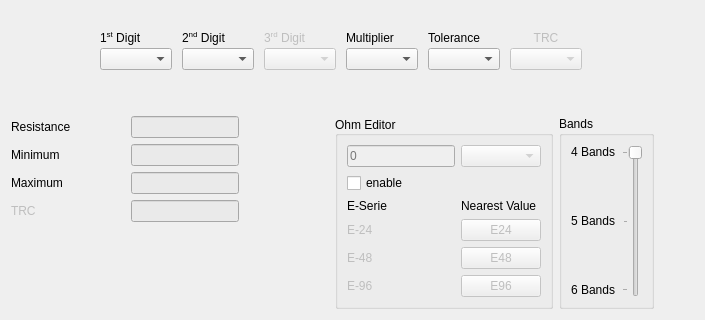
      <widget class="QWidget" name="tab_4b">
       <attribute name="title">
        <string>Color Bands</string>
       </attribute>
       <layout class="QVBoxLayout" name="verticalLayout_2">
        <item>
         <layout class="QHBoxLayout" name="horizontalLayout_4b_svg">
          <property name="bottomMargin">
           <number>20</number>
          </property>
         </layout>
        </item>
        <item>
         <layout class="QGridLayout" name="gridLayout_2" columnstretch="10,0,0,0,0,0,0,0">
          <property name="horizontalSpacing">
           <number>10</number>
          </property>
          <property name="verticalSpacing">
           <number>3</number>
          </property>
          <item row="0" column="3">
           <widget class="QLabel" name="label_50">
            <property name="enabled">
             <bool>false</bool>
            </property>
            <property name="text">
             <string>&lt;html&gt;&lt;head/&gt;&lt;body&gt;&lt;p&gt;3&lt;span style=&quot; vertical-align:super;&quot;&gt;rd&lt;/span&gt; Digit&lt;/p&gt;&lt;/body&gt;&lt;/html&gt;</string>
            </property>
            <property name="textFormat">
             <enum>Qt::TextFormat::RichText</enum>
            </property>
           </widget>
          </item>
          <item row="4" column="0">
           <spacer name="horizontalSpacer_20">
            <property name="orientation">
             <enum>Qt::Orientation::Horizontal</enum>
            </property>
            <property name="sizeHint" stdset="0">
             <size>
              <width>40</width>
              <height>20</height>
             </size>
            </property>
           </spacer>
          </item>
          <item row="4" column="1">
           <widget class="QComboBox" name="comboBox_1d">
            <property name="sizePolicy">
             <sizepolicy hsizetype="Expanding" vsizetype="Fixed">
              <horstretch>0</horstretch>
              <verstretch>0</verstretch>
             </sizepolicy>
            </property>
           </widget>
          </item>
          <item row="0" column="2">
           <widget class="QLabel" name="label_4">
            <property name="text">
             <string>&lt;html&gt;&lt;head/&gt;&lt;body&gt;&lt;p&gt;2&lt;span style=&quot; vertical-align:super;&quot;&gt;nd&lt;/span&gt; Digit&lt;/p&gt;&lt;/body&gt;&lt;/html&gt;</string>
            </property>
            <property name="textFormat">
             <enum>Qt::TextFormat::RichText</enum>
            </property>
           </widget>
          </item>
          <item row="0" column="4">
           <widget class="QLabel" name="label_12">
            <property name="text">
             <string>Multiplier</string>
            </property>
           </widget>
          </item>
          <item row="4" column="3">
           <widget class="QComboBox" name="comboBox_3d">
            <property name="enabled">
             <bool>false</bool>
            </property>
           </widget>
          </item>
          <item row="4" column="5">
           <widget class="QComboBox" name="comboBox_t">
            <property name="sizePolicy">
             <sizepolicy hsizetype="Expanding" vsizetype="Fixed">
              <horstretch>0</horstretch>
              <verstretch>0</verstretch>
             </sizepolicy>
            </property>
           </widget>
          </item>
          <item row="4" column="4">
           <widget class="QComboBox" name="comboBox_m">
            <property name="sizePolicy">
             <sizepolicy hsizetype="Expanding" vsizetype="Fixed">
              <horstretch>0</horstretch>
              <verstretch>0</verstretch>
             </sizepolicy>
            </property>
           </widget>
          </item>
          <item row="4" column="2">
           <widget class="QComboBox" name="comboBox_2d">
            <property name="sizePolicy">
             <sizepolicy hsizetype="Expanding" vsizetype="Fixed">
              <horstretch>0</horstretch>
              <verstretch>0</verstretch>
             </sizepolicy>
            </property>
           </widget>
          </item>
          <item row="4" column="7">
           <spacer name="horizontalSpacer">
            <property name="orientation">
             <enum>Qt::Orientation::Horizontal</enum>
            </property>
            <property name="sizeHint" stdset="0">
             <size>
              <width>112</width>
              <height>20</height>
             </size>
            </property>
           </spacer>
          </item>
          <item row="0" column="5">
           <widget class="QLabel" name="label_5">
            <property name="text">
             <string>Tolerance</string>
            </property>
           </widget>
          </item>
          <item row="0" column="1">
           <widget class="QLabel" name="label_3">
            <property name="text">
             <string>&lt;html&gt;&lt;head/&gt;&lt;body&gt;&lt;p&gt;1&lt;span style=&quot; vertical-align:super;&quot;&gt;st&lt;/span&gt; Digit&lt;/p&gt;&lt;/body&gt;&lt;/html&gt;</string>
            </property>
            <property name="textFormat">
             <enum>Qt::TextFormat::RichText</enum>
            </property>
           </widget>
          </item>
          <item row="4" column="6">
           <widget class="QComboBox" name="comboBox_trc">
            <property name="enabled">
             <bool>false</bool>
            </property>
           </widget>
          </item>
          <item row="0" column="6">
           <widget class="QLabel" name="label_53">
            <property name="enabled">
             <bool>false</bool>
            </property>
            <property name="text">
             <string>TRC</string>
            </property>
            <property name="alignment">
             <set>Qt::AlignmentFlag::AlignCenter</set>
            </property>
           </widget>
          </item>
         </layout>
        </item>
        <item>
         <spacer name="verticalSpacer_3">
          <property name="orientation">
           <enum>Qt::Orientation::Vertical</enum>
          </property>
          <property name="sizeHint" stdset="0">
           <size>
            <width>20</width>
            <height>40</height>
           </size>
          </property>
         </spacer>
        </item>
        <item>
         <layout class="QHBoxLayout" name="horizontalLayout_3">
          <property name="sizeConstraint">
           <enum>QLayout::SizeConstraint::SetMinimumSize</enum>
          </property>
          <item>
           <layout class="QGridLayout" name="gridLayout">
            <property name="sizeConstraint">
             <enum>QLayout::SizeConstraint::SetNoConstraint</enum>
            </property>
            <property name="horizontalSpacing">
             <number>10</number>
            </property>
            <property name="verticalSpacing">
             <number>6</number>
            </property>
            <item row="0" column="0">
             <widget class="QLabel" name="label">
              <property name="text">
               <string>Resistance</string>
              </property>
             </widget>
            </item>
            <item row="2" column="1">
             <widget class="QLabel" name="label_t_max_4b">
              <property name="text">
               <string/>
              </property>
             </widget>
            </item>
            <item row="1" column="2">
             <widget class="QLineEdit" name="lineEdit_resistance_min_4b">
              <property name="sizePolicy">
               <sizepolicy hsizetype="Minimum" vsizetype="Minimum">
                <horstretch>0</horstretch>
                <verstretch>0</verstretch>
               </sizepolicy>
              </property>
              <property name="styleSheet">
               <string notr="true">background-color: rgb(234, 234, 234);</string>
              </property>
              <property name="alignment">
               <set>Qt::AlignmentFlag::AlignCenter</set>
              </property>
              <property name="readOnly">
               <bool>true</bool>
              </property>
             </widget>
            </item>
            <item row="1" column="0">
             <widget class="QLabel" name="label_2">
              <property name="text">
               <string>Minimum</string>
              </property>
             </widget>
            </item>
            <item row="2" column="0">
             <widget class="QLabel" name="label_11">
              <property name="text">
               <string>Maximum</string>
              </property>
             </widget>
            </item>
            <item row="0" column="1">
             <widget class="QLabel" name="label_t_4b">
              <property name="sizePolicy">
               <sizepolicy hsizetype="Expanding" vsizetype="Minimum">
                <horstretch>0</horstretch>
                <verstretch>0</verstretch>
               </sizepolicy>
              </property>
              <property name="minimumSize">
               <size>
                <width>40</width>
                <height>0</height>
               </size>
              </property>
              <property name="text">
               <string/>
              </property>
             </widget>
            </item>
            <item row="0" column="3">
             <widget class="QLabel" name="label_resistance_4b">
              <property name="sizePolicy">
               <sizepolicy hsizetype="Fixed" vsizetype="Minimum">
                <horstretch>0</horstretch>
                <verstretch>0</verstretch>
               </sizepolicy>
              </property>
              <property name="minimumSize">
               <size>
                <width>80</width>
                <height>0</height>
               </size>
              </property>
              <property name="font">
               <font>
                <pointsize>14</pointsize>
               </font>
              </property>
              <property name="text">
               <string/>
              </property>
              <property name="textFormat">
               <enum>Qt::TextFormat::PlainText</enum>
              </property>
             </widget>
            </item>
            <item row="0" column="2">
             <widget class="QLineEdit" name="lineEdit_resistance_4b">
              <property name="sizePolicy">
               <sizepolicy hsizetype="Minimum" vsizetype="Minimum">
                <horstretch>0</horstretch>
                <verstretch>0</verstretch>
               </sizepolicy>
              </property>
              <property name="minimumSize">
               <size>
                <width>0</width>
                <height>0</height>
               </size>
              </property>
              <property name="styleSheet">
               <string notr="true">background-color: rgb(234, 234, 234);</string>
              </property>
              <property name="alignment">
               <set>Qt::AlignmentFlag::AlignCenter</set>
              </property>
              <property name="readOnly">
               <bool>true</bool>
              </property>
             </widget>
            </item>
            <item row="4" column="0">
             <spacer name="verticalSpacer_2">
              <property name="orientation">
               <enum>Qt::Orientation::Vertical</enum>
              </property>
              <property name="sizeHint" stdset="0">
               <size>
                <width>20</width>
                <height>40</height>
               </size>
              </property>
             </spacer>
            </item>
            <item row="1" column="1">
             <widget class="QLabel" name="label_t_min_4b">
              <property name="text">
               <string/>
              </property>
             </widget>
            </item>
            <item row="2" column="2">
             <widget class="QLineEdit" name="lineEdit_resistance_max_4b">
              <property name="sizePolicy">
               <sizepolicy hsizetype="Minimum" vsizetype="Minimum">
                <horstretch>0</horstretch>
                <verstretch>0</verstretch>
               </sizepolicy>
              </property>
              <property name="styleSheet">
               <string notr="true">background-color: rgb(234, 234, 234);</string>
              </property>
              <property name="alignment">
               <set>Qt::AlignmentFlag::AlignCenter</set>
              </property>
              <property name="readOnly">
               <bool>true</bool>
              </property>
             </widget>
            </item>
            <item row="3" column="0">
             <widget class="QLabel" name="label_trc">
              <property name="enabled">
               <bool>false</bool>
              </property>
              <property name="text">
               <string>TRC</string>
              </property>
             </widget>
            </item>
            <item row="3" column="2">
             <widget class="QLineEdit" name="lineEdit_6b">
              <property name="enabled">
               <bool>false</bool>
              </property>
              <property name="styleSheet">
               <string notr="true">background-color: rgb(234, 234, 234);</string>
              </property>
              <property name="alignment">
               <set>Qt::AlignmentFlag::AlignCenter</set>
              </property>
              <property name="readOnly">
               <bool>true</bool>
              </property>
             </widget>
            </item>
           </layout>
          </item>
          <item>
           <widget class="QGroupBox" name="groupBox">
            <property name="sizePolicy">
             <sizepolicy hsizetype="Expanding" vsizetype="Expanding">
              <horstretch>0</horstretch>
              <verstretch>0</verstretch>
             </sizepolicy>
            </property>
            <property name="title">
             <string>Ohm Editor</string>
            </property>
            <property name="alignment">
             <set>Qt::AlignmentFlag::AlignLeading|Qt::AlignmentFlag::AlignLeft|Qt::AlignmentFlag::AlignVCenter</set>
            </property>
            <layout class="QGridLayout" name="gridLayout_7">
             <item row="3" column="0">
              <widget class="QLabel" name="label_e24">
               <property name="enabled">
                <bool>false</bool>
               </property>
               <property name="text">
                <string>E-24</string>
               </property>
              </widget>
             </item>
             <item row="0" column="0">
              <widget class="QLineEdit" name="lineEdit_ohm_4b">
               <property name="enabled">
                <bool>false</bool>
               </property>
               <property name="sizePolicy">
                <sizepolicy hsizetype="Minimum" vsizetype="Minimum">
                 <horstretch>0</horstretch>
                 <verstretch>0</verstretch>
                </sizepolicy>
               </property>
               <property name="inputMask">
                <string/>
               </property>
               <property name="maxLength">
                <number>32767</number>
               </property>
               <property name="echoMode">
                <enum>QLineEdit::EchoMode::Normal</enum>
               </property>
               <property name="placeholderText">
                <string>0</string>
               </property>
               <property name="clearButtonEnabled">
                <bool>true</bool>
               </property>
              </widget>
             </item>
             <item row="5" column="1">
              <widget class="QPushButton" name="pB_E96_Min">
               <property name="enabled">
                <bool>false</bool>
               </property>
               <property name="text">
                <string>E96</string>
               </property>
              </widget>
             </item>
             <item row="0" column="1">
              <widget class="QComboBox" name="comboBox_ohm_4b">
               <property name="enabled">
                <bool>false</bool>
               </property>
              </widget>
             </item>
             <item row="4" column="0">
              <widget class="QLabel" name="label_e48">
               <property name="enabled">
                <bool>false</bool>
               </property>
               <property name="text">
                <string>E-48</string>
               </property>
              </widget>
             </item>
             <item row="2" column="1">
              <widget class="QLabel" name="label_48">
               <property name="text">
                <string>Nearest Value</string>
               </property>
              </widget>
             </item>
             <item row="1" column="0">
              <widget class="QCheckBox" name="checkBox_ohm_edit_4b">
               <property name="layoutDirection">
                <enum>Qt::LayoutDirection::LeftToRight</enum>
               </property>
               <property name="text">
                <string>enable</string>
               </property>
              </widget>
             </item>
             <item row="3" column="1">
              <widget class="QPushButton" name="pB_E24_Min">
               <property name="enabled">
                <bool>false</bool>
               </property>
               <property name="text">
                <string>E24</string>
               </property>
              </widget>
             </item>
             <item row="4" column="1">
              <widget class="QPushButton" name="pB_48_Min">
               <property name="enabled">
                <bool>false</bool>
               </property>
               <property name="text">
                <string>E48</string>
               </property>
              </widget>
             </item>
             <item row="5" column="0">
              <widget class="QLabel" name="label_e96">
               <property name="enabled">
                <bool>false</bool>
               </property>
               <property name="text">
                <string>E-96</string>
               </property>
              </widget>
             </item>
             <item row="2" column="0">
              <widget class="QLabel" name="label_47">
               <property name="text">
                <string>E-Serie</string>
               </property>
              </widget>
             </item>
            </layout>
           </widget>
          </item>
          <item>
           <widget class="QGroupBox" name="groupBox_3">
            <property name="title">
             <string>Bands</string>
            </property>
            <layout class="QGridLayout" name="gridLayout_8">
             <item row="0" column="0">
              <widget class="QLabel" name="label_49">
               <property name="text">
                <string>4 Bands</string>
               </property>
               <property name="alignment">
                <set>Qt::AlignmentFlag::AlignLeading|Qt::AlignmentFlag::AlignLeft|Qt::AlignmentFlag::AlignTop</set>
               </property>
              </widget>
             </item>
             <item row="1" column="0">
              <widget class="QLabel" name="label_51">
               <property name="text">
                <string>5 Bands</string>
               </property>
              </widget>
             </item>
             <item row="2" column="0">
              <widget class="QLabel" name="label_52">
               <property name="text">
                <string>6 Bands</string>
               </property>
               <property name="alignment">
                <set>Qt::AlignmentFlag::AlignBottom|Qt::AlignmentFlag::AlignLeading|Qt::AlignmentFlag::AlignLeft</set>
               </property>
              </widget>
             </item>
             <item row="0" column="3" rowspan="3">
              <widget class="QSlider" name="verticalSlider">
               <property name="maximum">
                <number>2</number>
               </property>
               <property name="pageStep">
                <number>1</number>
               </property>
               <property name="orientation">
                <enum>Qt::Orientation::Vertical</enum>
               </property>
               <property name="invertedAppearance">
                <bool>true</bool>
               </property>
               <property name="invertedControls">
                <bool>false</bool>
               </property>
               <property name="tickPosition">
                <enum>QSlider::TickPosition::TicksAbove</enum>
               </property>
              </widget>
             </item>
            </layout>
           </widget>
          </item>
          <item>
           <spacer name="horizontalSpacer_21">
            <property name="orientation">
             <enum>Qt::Orientation::Horizontal</enum>
            </property>
            <property name="sizeHint" stdset="0">
             <size>
              <width>40</width>
              <height>20</height>
             </size>
            </property>
           </spacer>
          </item>
         </layout>
        </item>
       </layout>
      </widget>
